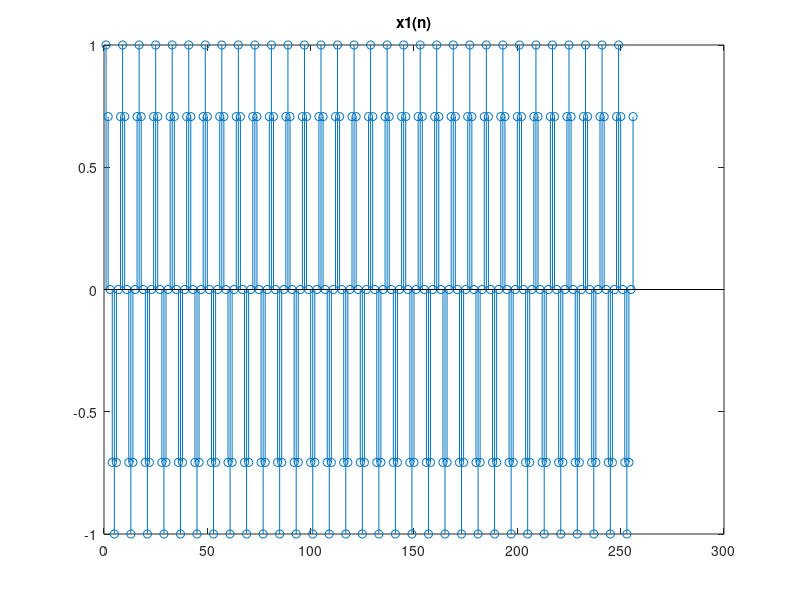
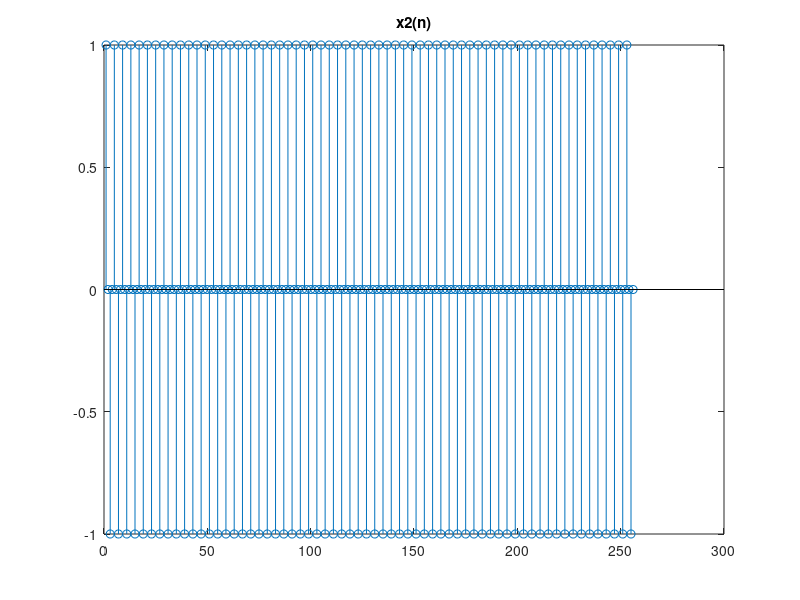
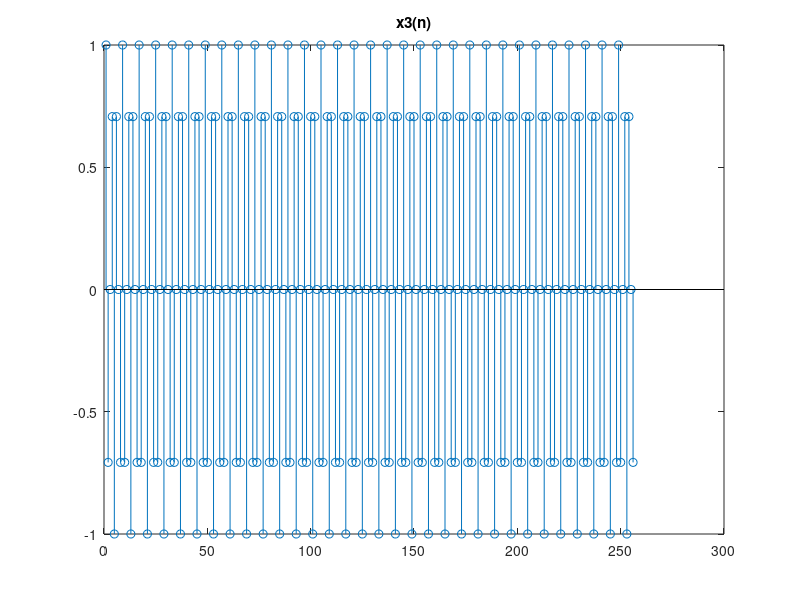
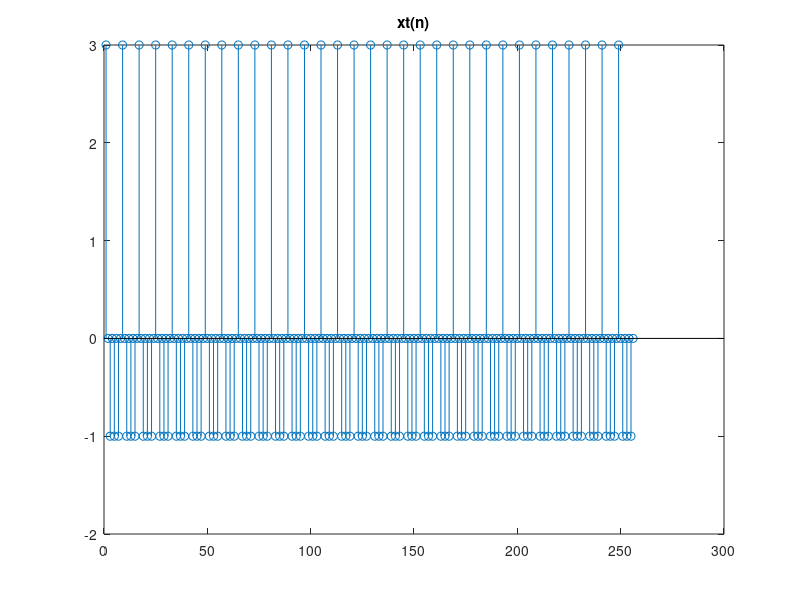

The MATLAB script that drew these images, in order:
clc;clear all; close all
%%
%part 1
% create a 256-point sinusoidal of freq theta
theta_1 = pi/4;
x1 = zeros(256,1);
for n = 0:255;
m = n+1;
x1(m) = cos (theta_1 * n);
end
figure(1); stem(x1)
title('x1(n)')

% now for x2 use theta = pi / 2;
theta_2 = pi/2;
x2 = zeros(256,1);
for n = 0:255;
m = n+1;
x2(m) = cos (theta_2 * n);
end
figure(2); stem(x2)
title('x2(n)')

% now for x3 use theta = pi * 3/4;
x3 = zeros(256,1);
theta_3 = 3 * pi/4;
for n = 0:255;
m = n+1;
x3(m) = cos (theta_3 * n);
end
figure(3); stem(x3)
title('x3(n)')

%sum of all the sequences
for n = 0:255;
m = n+1;
xt(m) = x1(m) + x2(m)+ x3(m);
end
figure(4); stem(xt)
title('xt(n)')

%impulse with 255 zeros and d(10) = 1
d = zeros(256,1);
d(10) = 1;
figure(5); stem(d)
title('impulse')

%fft of x1
x1_fft = fft(x1);
figure(6)
stem(abs(x1_fft))
axis([0,127,0,140]);
title('fft of x1')

%fft of x2
x2_fft = fft(x2);
figure(7)
stem(abs(x2_fft))
axis([0,127,0,140]);
title('fft of x2')

%fft of x3
x3_fft = fft(x3);
figure(8)
stem(abs(x3_fft))
axis([0,127,0,140]);
title('fft of x3')

%fft of xtn
xt_fft = fft(xt);
figure(9)
stem(abs(xt_fft))
axis([0,127,0,140]);
title('fft of xt(n)')

%fft of d(n)
d_fft = fft(d);
figure(10)
stem(abs(d_fft))
axis([0,127,0,2]);
title('fft of d(n)')

%%
%Part 2 y(n) = x(n) + 2 * x(n-1) + x(n-2) + 0.8 * y(n-1) - 0.64 * y(n-2);
%calculate system response to d(n) part 2 e)
x = d;
y = zeros(size(x));
for n = 3:(length(x))
y(n) = x(n) + 2 * x(n-1) + x(n-2) + 0.8 * y(n-1) - 0.64 * y(n-2);
end
y2 = y;
figure; stem(y2)
title('response to d(n)')


%difference equation with x1 input. part f);
x = x1;
y = zeros(size(x));
for n = 3:(length(x))
y(n) = x(n) + 2 * x(n-1) + x(n-2) + 0.8 * y(n-1) - 0.64 * y(n-2);
end
y3 = y;
figure; stem(y3)
title('response to x1')

% also part f)
%256 point output dft of x1 input with first 128
y3_dft = fft(y3);
figure; stem(abs(y3_dft))
axis([0,127,-100,1000])
title('response to dft x1 input')

%difference equation with x2;
x = x2;
y = zeros(size(x));
for n = 3:(length(x))
y(n) = x(n) + 2 * x(n-1) + x(n-2) + 0.8 * y(n-1) - 0.64 * y(n-2);
end
y4 = y;
figure; stem(y4)
title('response to x2')


%difference equation with x3;
x = x3;
y = zeros(size(x));
for n = 3:(length(x))
y(n) = x(n) + 2 * x(n-1) + x(n-2) + 0.8 * y(n-1) - 0.64 * y(n-2);
end
y5 = y;
figure; stem(y5)
title('response to x3')

%difference equation with xt;
x = xt;
y = zeros(size(x));
for n = 3:(length(x))
y(n) = x(n) + 2 * x(n-1) + x(n-2) + 0.8 * y(n-1) - 0.64 * y(n-2);
end
y6 = y;
figure; stem(y6)
title('response to xt(n)')
%%
%part g)
%256 point output dft of x2 input
y4_dft = fft(y4);
figure; stem(abs(y4_dft))
axis([0,127,-100,1000])
title('response to dft x2 input')

%part h)
%256 point output dft of x3 input
y5_dft = fft(y5);
figure; stem(abs(y5_dft))
axis([0,127,-100,1000])
title('response to dft x3 input')

%part i)
%256 point output dft of xt input with first 128
y6_dft = fft(y6);
figure; stem(abs(y6_dft))
axis([0,127,-100,1000])
title('response to dft xt input')

%%
%calculate system response to d(n) II.2 part e)
x = d;
y = zeros(size(x));
for n = 3:(length(x))
y(n) = x(n) - 2*x(n-1) + x(n-2) + 0.8 * y(n-1) - 0.64 * y(n-2);
end
y7 = y;
figure; stem(y7)
title('response to d(n) II.2')

%difference equation with x1 input. II.2 part f);
x = x1;
y = zeros(size(x));
for n = 3:(length(x))
y(n) = x(n) - 2*x(n-1) + x(n-2) + 0.8 * y(n-1) - 0.64 * y(n-2);
end
y8 = y;
figure; stem(y8)
title('response to x1 II.2')

% also part f)
%256 point output dft of x1 input with first 128
y8_dft = fft(y8);
figure; stem(abs(y8_dft))
axis([0,127,-100,1000])
title('response to dft x1 input II.2')

%difference equation with x2 II.2 part g)
x = x2;
y = zeros(size(x));
for n = 3:(length(x))
y(n) = x(n) - 2*x(n-1) + x(n-2) + 0.8 * y(n-1) - 0.64 * y(n-2);
end
y9 = y;
figure; stem(y9)
title('response to x2 II.2')

%256 point output dft of x2 input II.2
y9_dft = fft(y9);
figure; stem(abs(y9_dft))
axis([0,127,-100,1000])
title('response to dft x2 input II.2')

%difference equation with x3 II.2 part h)
x = x3;
y = zeros(size(x));
for n = 3:(length(x))
y(n) = x(n) - 2*x(n-1) + x(n-2) + 0.8 * y(n-1) - 0.64 * y(n-2);
end
y10 = y;
figure; stem(y10)
title('response to x3 II.2')

%256 point output dft of x3 input II.2
y10_dft = fft(y10);
figure; stem(abs(y10_dft))
axis([0,127,-100,1000])
title('response to dft x3 input II.2')

%difference equation with xt;
x = xt;
y = zeros(size(x));
for n = 3:(length(x))
y(n) = x(n) - 2*x(n-1) + x(n-2) + 0.8 * y(n-1) - 0.64 * y(n-2);
end
y11 = y;
figure; stem(y11)
title('response to xt(n) II.2')

%256 point output dft of xt input II.2
y11_dft = fft(y11);
figure; stem(abs(y11_dft))
axis([0,127,-100,1000])
title('response to dft xt input II.2')

%%
%Part II.3 x(n) - x(n-2) + 0.8y(n-1)-0.64y(n-2)
%calculate system response to d(n) II.3 part e)
x = d;
y = zeros(size(x));
for n = 3:(length(x))
y(n) = x(n) - x(n-2) + 0.8*y(n-1)-0.64*y(n-2);
end
y12 = y;
figure; stem(y12)
title('response to d(n) II.3')

%difference equation with x1 input. II.3 part f);
x = x1;
y = zeros(size(x));
for n = 3:(length(x))
y(n) = x(n) - x(n-2) + 0.8*y(n-1)-0.64*y(n-2);
end
y13 = y;
figure; stem(y13)
title('response to x1 II.3')

% also part f)
%256 point output dft of x1 input with first 128
y13_dft = fft(y13);
figure; stem(abs(y13_dft))
axis([0,127,-100,1000])
title('response to dft x1 input II.3')

%difference equation with x2 II.3 part g)
x = x2;
y = zeros(size(x));
for n = 3:(length(x))
y(n) = x(n) - x(n-2) + 0.8*y(n-1)-0.64*y(n-2);
end
y14 = y;
figure; stem(y14)
title('response to x2 II.3')

%256 point output dft of x2 input II.3
y14_dft = fft(y14);
figure; stem(abs(y14_dft))
axis([0,127,-100,1000])
title('response to dft x2 input II.3')

%difference equation with x3 II.3 part h)
x = x3;
y = zeros(size(x));
for n = 3:(length(x))
y(n) = x(n) - x(n-2) + 0.8*y(n-1)-0.64*y(n-2);
end
y15 = y;
figure; stem(y15)
title('response to x3 II.3')

%256 point output dft of x3 input II.3
y15_dft = fft(y15);
figure; stem(abs(y15_dft))
axis([0,127,-100,1000])
title('response to dft x3 input II.3')

%difference equation with xt II.3;
x = xt;
y = zeros(size(x));
for n = 3:(length(x))
y(n) = x(n) - x(n-2) + 0.8*y(n-1)-0.64*y(n-2);
end
y16 = y;
figure; stem(y16)
title('response to xt(n) II.3')

%256 point output dft of xt input II.3
y16_dft = fft(y16);
figure; stem(abs(y16_dft))
axis([0,127,-100,1000])
title('response to dft xt input II.3')

%%
%Part II.4 x(n) - x(n-2) + 0.2y(n-1)-0.04y(n-2)
%calculate system response to d(n) II.4 part e)
x = d;
y = zeros(size(x));
for n = 3:(length(x))
y(n) = x(n) - x(n-2) + 0.2*y(n-1)-0.04*y(n-2);
end
y17 = y;
figure; stem(y17)
title('response to d(n) II.4')

%difference equation with x1 input. II.4 part f);
x = x1;
y = zeros(size(x));
for n = 3:(length(x))
y(n) = x(n) - x(n-2) + 0.2*y(n-1)-0.04*y(n-2);
end
y18 = y;
figure; stem(y18)
title('response to x1 II.4')

% also part f)
%256 point output dft of x1 input with first 128
y18_dft = fft(y18);
figure; stem(abs(y18_dft))
axis([0,127,-100,1000])
title('response to dft x1 input II.4')

%difference equation with x2 II.4 part g)
x = x2;
y = zeros(size(x));
for n = 3:(length(x))
y(n) = x(n) - x(n-2) + 0.2*y(n-1)-0.04*y(n-2);
end
y19 = y;
figure; stem(y19)
title('response to x2 II.4')

%256 point output dft of x2 input II.4
y19_dft = fft(y19);
figure; stem(abs(y19_dft))
axis([0,127,-100,1000])
title('response to dft x2 input II.4')

%difference equation with x3 II.4 part h)
x = x3;
y = zeros(size(x));
for n = 3:(length(x))
y(n) = x(n) - x(n-2) + 0.2*y(n-1)-0.04*y(n-2);
end
y20 = y;
figure; stem(y20)
title('response to x3 II.4')

%256 point output dft of x3 input II.4
y20_dft = fft(y20);
figure; stem(abs(y20_dft))
axis([0,127,-100,1000])
title('response to dft x3 input II.4')

%difference equation with xt II.4;
x = xt;
y = zeros(size(x));
for n = 3:(length(x))
y(n) = x(n) - x(n-2) + 0.2*y(n-1)-0.04*y(n-2);
end
y21 = y;
figure; stem(y21)
title('response to xt(n) II.4')

%256 point output dft of xt input II.4
y21_dft = fft(y21);
figure; stem(abs(y21_dft))
axis([0,127,-100,1000])
title('response to dft xt input II.4')



